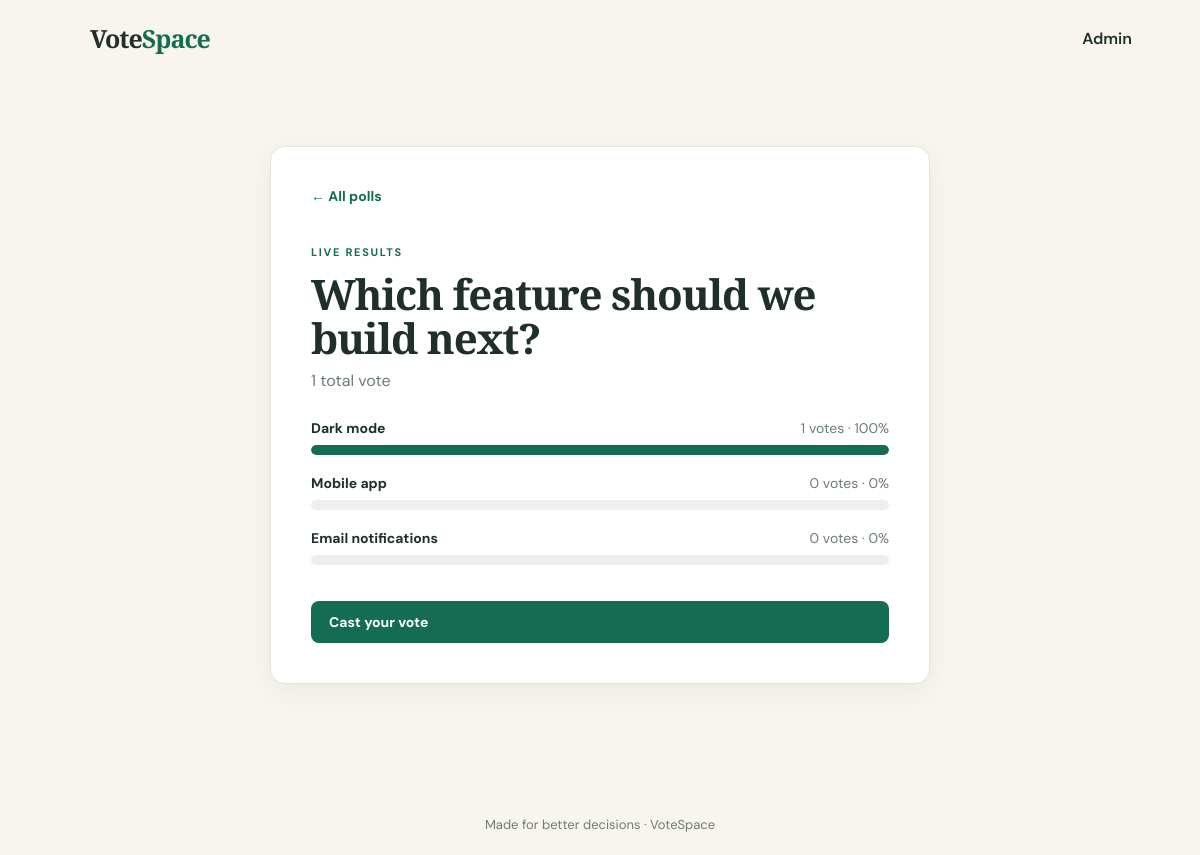
Page /results/1 on the committed database.
### tables this page shows
CREATE TABLE questions (
            id INTEGER PRIMARY KEY AUTOINCREMENT,
            question TEXT NOT NULL,
            is_active INTEGER NOT NULL DEFAULT 1,
            created_at TEXT NOT NULL DEFAULT CURRENT_TIMESTAMP
        );

CREATE TABLE choices (
            id INTEGER PRIMARY KEY AUTOINCREMENT,
            question_id INTEGER NOT NULL,
            choice_text TEXT NOT NULL,
            votes INTEGER NOT NULL DEFAULT 0,
            FOREIGN KEY (question_id) REFERENCES questions(id) ON DELETE CASCADE
        );

### app.py (the view)
@app.route("/results/<int:question_id>")
def results(question_id):
    question, choices = question_with_choices(question_id)
    if question is None:
        flash("That poll could not be found.", "warning")
        return redirect(url_for("index"))
    total = sum(choice["votes"] for choice in choices)
    return render_template("results.html", question=question, choices=choices, total=total)

### app.py (called while the page is built)
def get_db():
    if "db" not in g:
        g.db = sqlite3.connect(app.config["DATABASE"])
        g.db.row_factory = sqlite3.Row
        g.db.execute("PRAGMA foreign_keys = ON")
    return g.db

def question_with_choices(question_id):
    db = get_db()
    question = db.execute("SELECT * FROM questions WHERE id = ?", (question_id,)).fetchone()
    if question is None:
        return None, []
    choices = db.execute("SELECT * FROM choices WHERE question_id = ? ORDER BY id", (question_id,)).fetchall()
    return question, choices

### templates/results.html
{% extends 'base.html' %}{% block title %}Results · VoteSpace{% endblock %}{% block content %}
<div class="center-card"><a class="back" href="{{ url_for('index') }}">← All polls</a><p class="eyebrow">LIVE RESULTS</p><h1>{{ question.question }}</h1><p class="total">{{ total }} total {{ 'vote' if total == 1 else 'votes' }}</p><div class="results">{% for choice in choices %}{% set percent = ((choice.votes / total * 100) if total else 0) %}<div class="result"><div><strong>{{ choice.choice_text }}</strong><span>{{ choice.votes }} votes · {{ '%.0f'|format(percent) }}%</span></div><div class="bar"><i style="width: {{ percent }}%"></i></div></div>{% endfor %}</div><a class="button wide" href="{{ url_for('poll', question_id=question.id) }}">Cast your vote</a></div>
{% endblock %}

### templates/base.html (shortened to what this page needs)
<!doctype html>
<html lang="en">
<head>
  <link rel="stylesheet" href="{{ url_for('static', filename='style.css') }}">
</head>
<body>
  <nav><a class="brand" href="{{ url_for('index') }}">Vote<span>Space</span></a><div>{% if session.admin_id %}<a href="{{ url_for('admin_dashboard') }}">Dashboard</a><a href="{{ url_for('admin_logout') }}">Sign out</a>{% else %}<a href="{{ url_for('admin_login') }}">Admin</a>{% endif %}</div></nav>
  <main>
    {% block content %}{% endblock %}
  </main>
  <footer>Made for better decisions · VoteSpace</footer>
</body>
</html>

### static/style.css (style rules this page uses)
:root { --ink:#1f302b;--muted:#6d7b75;--cream:#f8f5ee;--green:#146c52;--light:#e6f1ea;--red:#a9413d }
* { box-sizing:border-box }
body { margin:0;background:var(--cream);color:var(--ink);font-family:'DM Sans',sans-serif }
nav { height:76px;display:flex;align-items:center;justify-content:space-between;max-width:1120px;margin:auto;padding:0 28px }
nav a { color:var(--ink);text-decoration:none;margin-left:22px;font-weight:600 }
.brand { font:700 25px 'Playfair Display',serif;letter-spacing:-1px }
.brand span { color:var(--green) }
main { max-width:1120px;margin:auto;padding:40px 28px 80px;min-height:calc(100vh - 130px) }
footer { text-align:center;color:var(--muted);font-size:13px;padding:22px }
.eyebrow { color:var(--green);font-size:11px;font-weight:700;letter-spacing:1.7px;margin:0 0 13px }
h1,h2 { font-family:'Playfair Display',serif;letter-spacing:-1.2px;margin:0 }
h1 { font-size:clamp(38px,6vw,64px);line-height:1.04 }
.poll-card,.admin-poll,.center-card,.auth-card,.form-card { background:#fff;border:1px solid #e5e4df;border-radius:15px;box-shadow:0 8px 25px #273c3010 }
.card-actions a:not(.button),.results-link,.back,.admin-actions a { color:var(--green);font-weight:700;text-decoration:none;font-size:14px }
.button { display:inline-block;background:var(--green);border:0;border-radius:8px;color:#fff!important;padding:12px 18px;text-decoration:none;font:700 14px 'DM Sans',sans-serif;cursor:pointer }
.center-card,.form-card { max-width:660px;padding:40px;margin:30px auto }
.center-card h1,.form-card h1 { font-size:clamp(30px,4vw,42px);margin-bottom:25px }
.back { display:block;margin-bottom:40px }
.wide { width:100%;margin-top:17px }
.total { color:var(--muted);margin:-14px 0 28px }
.result { margin:19px 0 }
.result>div:first-child { display:flex;justify-content:space-between;gap:12px;font-size:14px }
.result span { color:var(--muted) }
.bar { background:#edf0ed;height:10px;border-radius:99px;margin-top:8px;overflow:hidden }
.bar i { display:block;height:100%;background:var(--green);border-radius:99px }

### rows in the picture
questions: question "Which feature should we build next?"
choices: choice_text "Dark mode", votes "1", percent "100", {{ percent }} 100.0 (drawn)
choices: choice_text "Mobile app", votes "0"
choices: choice_text "Email notifications", votes "0"

### other values in the picture
{{ total }} "1"
{{ 'vote' if total == 1 else 'votes' }} "vote"
